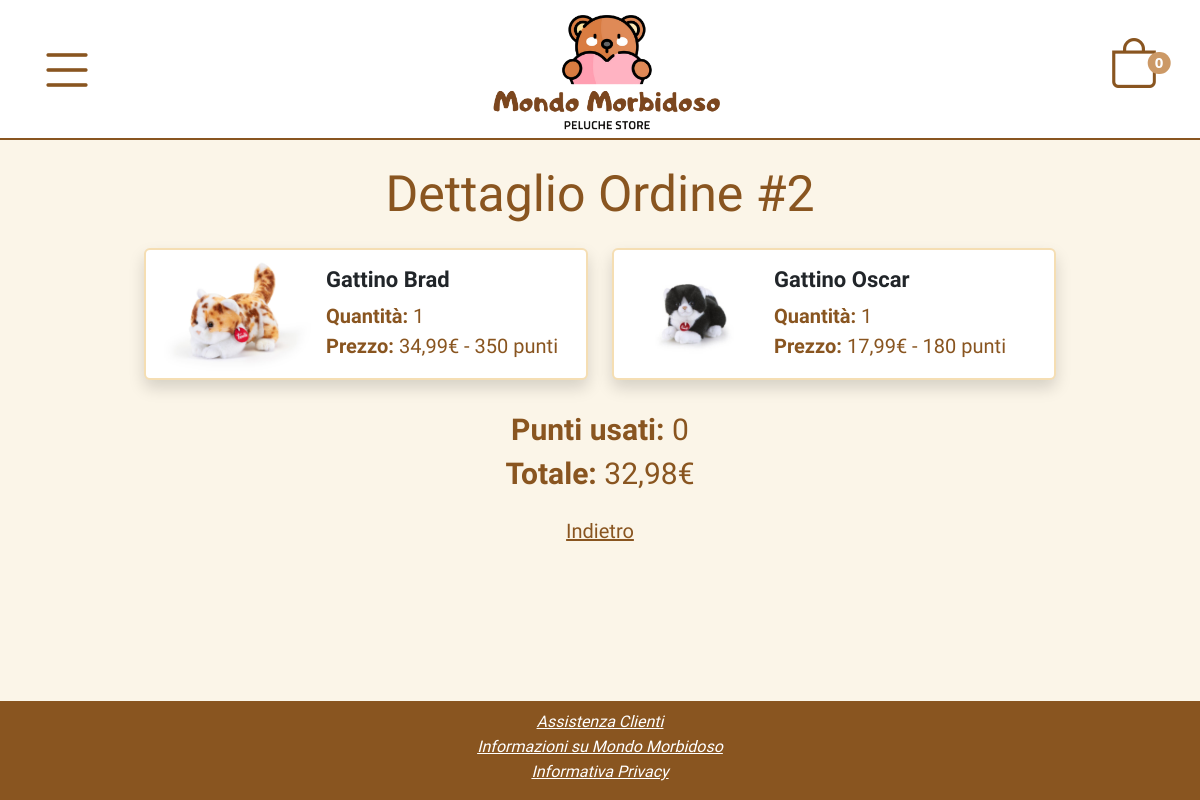
The page /php/dettaglioOrdine.php?id=2 on the database as committed earlier.
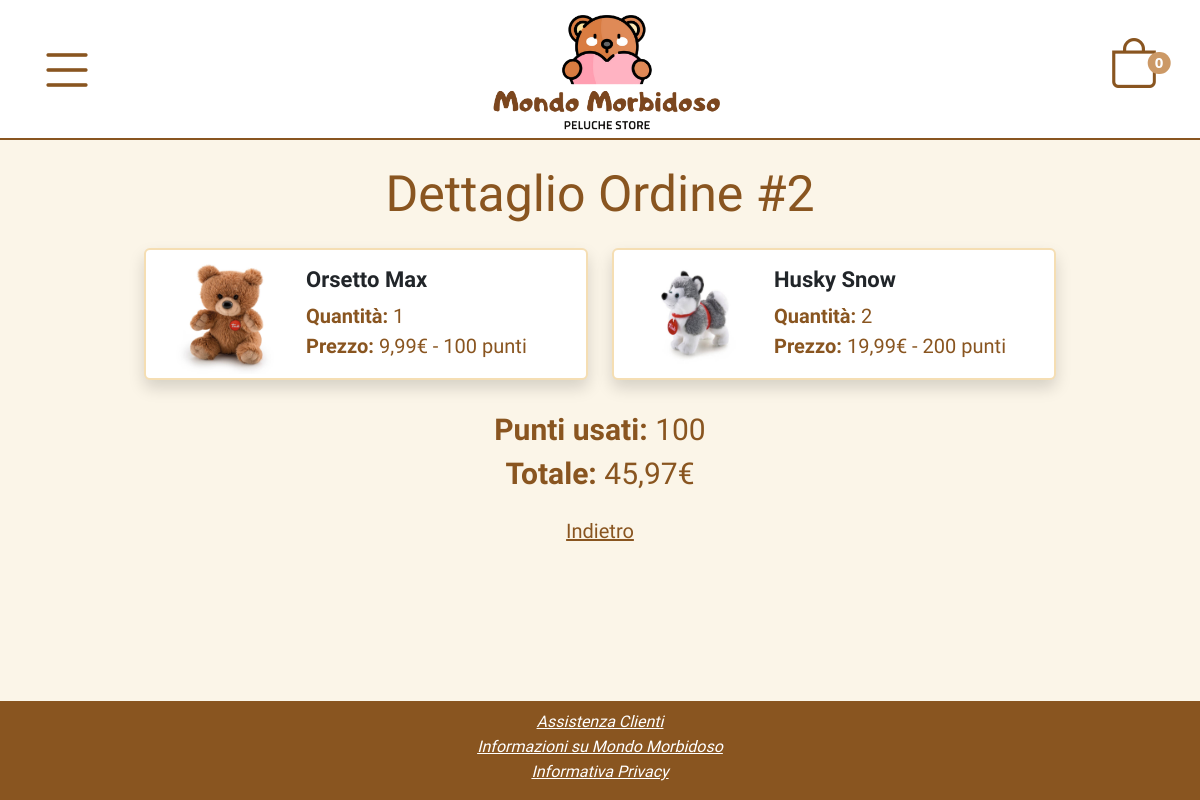
The same page on the database as committed later.
### tables this page shows
create table ORDINE (
     Id_ordine INT not null auto_increment,
     Data_effettuazione DATE not null,
     Prezzo_finale DECIMAL(10,2) not null,
     Punti_usati INT not null,
     Stato ENUM('In lavorazione', 'Spedito', 'Consegnato') not null,
     Id_spedizione INT not null,
     E_mail VARCHAR(100) not null,
     primary key (Id_ordine),
     foreign key (Id_spedizione) references METODO_DI_SPEDIZIONE (Id_spedizione),
     foreign key (E_mail) references UTENTE (E_mail) ON UPDATE CASCADE);

create table prodotto_ordinato (
     Id_ordine INT not null,
     Id_prodotto INT not null,
     Quantita INT not null,
     primary key (Id_ordine, Id_prodotto),
     foreign key (Id_prodotto) references PRODOTTO (Id_prodotto) ON DELETE CASCADE,
     foreign key (Id_ordine) references ORDINE (Id_ordine) ON DELETE CASCADE);

create table PRODOTTO (
     Id_prodotto INT not null auto_increment,
     Nome VARCHAR(100) not null,
     Descrizione TEXT not null,
     Immagine VARCHAR(255) not null,
     Grandezza VARCHAR(50) not null,
     Scorta INT not null,
     Prezzo DECIMAL(10,2) not null,
     Prezzo_punti INT not null,
     Nome_categoria VARCHAR(50) not null,
     attivo BOOLEAN not null default 1,
     primary key (Id_prodotto),
     foreign key (Nome_categoria) references CATEGORIA (Nome_categoria) ON DELETE CASCADE);

### php/dettaglioOrdine.php (called while the page is built, shortened)
<?php
require_once("bootstrap.php");
$templateParams["titolo"] = "Mondo Morbidoso - Dettaglio Ordine";
$templateParams["nome"] = "dettaglioOrdineC.php";
$templateParams["categorie"] = $dbhost->getCategories();
$numeroprodotti = $dbhost->getNumberCartProducts($_SESSION["utente"]);
$templateParams["carrello"] = $dbhost->getCartProducts($_SESSION["utente"]);
if(isset($_GET["id"])) {
    $idordine = $_GET["id"];
}
$ordine = $dbhost->getOrderById($idordine);
$templateParams["prodottiordinati"] = $dbhost->getOrderedProducts($idordine);
require '../template/base.php';
?>

### utilities/functions.php (called while the page is built, shortened)
<?php
function getFormattedPrice($price) {
    return number_format($price, 2, ',', '.') . '€';
}
function isAdminLoggedIn() {
    return isset($_SESSION['utente']) && isset($_SESSION['admin']) && $_SESSION['admin'];
}
?>

### db/database.php (called while the page is built, shortened)
<?php
class DatabaseHelper {
    private $db;
    public function __construct($servername, $username, $password, $dbname, $port) {
        $this->db = new mysqli($servername, $username, $password, $dbname, $port);
    }
    public function getCategories() {
        $stmt = $this->db->prepare("SELECT * FROM categoria");
        $stmt->execute();
        $result = $stmt->get_result();
        return $result->fetch_all(MYSQLI_ASSOC);
    }
    public function getCartProducts($email) {
        $query = "SELECT c.E_mail, c.Id_prodotto, c.Quantita, p.Nome, p.Immagine, p.Scorta, p.Prezzo, p.Prezzo_punti FROM carrello c, prodotto p WHERE c.E_mail=? AND c.Id_prodotto = p.Id_prodotto";
        $stmt = $this->db->prepare($query);
        $stmt->bind_param('s', $email);
        $stmt->execute();
        $result = $stmt->get_result();
        return $result->fetch_all(MYSQLI_ASSOC);
    }
    public function getNumberCartProducts($email) {
        $query = "SELECT SUM(Quantita) AS numeroprodotti FROM carrello WHERE E_mail = ?";
        $stmt = $this->db->prepare($query);
        $stmt->bind_param("s", $email);
        $stmt->execute();
        $result = $stmt->get_result();
        $row = $result->fetch_assoc();
        return $row["numeroprodotti"] !== NULL ? $row["numeroprodotti"] : 0;
    }
    public function getOrderById($idordine) {
        $query = "SELECT * FROM ordine WHERE Id_ordine = ?";
        $stmt = $this->db->prepare($query);
        $stmt->bind_param('i', $idordine);
        $stmt->execute();
        $result = $stmt->get_result();
        return $result->fetch_assoc();
    }
    public function getOrderedProducts($idordine) {
        $query = "SELECT po.Id_prodotto, po.Quantita, p.Nome, p.Immagine, p.Prezzo, p.Prezzo_punti FROM prodotto_ordinato po, prodotto p WHERE Id_ordine = ? AND po.Id_prodotto = p.Id_prodotto";
        $stmt = $this->db->prepare($query);
        $stmt->bind_param('i', $idordine);
        $stmt->execute();
        $result = $stmt->get_result();
        return $result->fetch_all(MYSQLI_ASSOC);
    }
}
?>

### php/bootstrap.php (called while the page is built, shortened)
<?php
require_once("../utilities/functions.php");
require_once("../db/database.php");
$dbhost = new DatabaseHelper("localhost", "root", "", "morbidoso", 3306);
?>

### template/dettaglioOrdineC.php (the view)
<div class="container mt-4 ps-4 pe-4 cont-order">
    <h1 class="title mb-0">Dettaglio Ordine #<?php echo $ordine["Id_ordine"] ?></h1>
    <div class="row mt-4">
        <?php foreach($templateParams["prodottiordinati"] as $prodotto): ?>
            <div class="col-12 col-md-6 mb-3">
                <div class="card shadow card-border d-flex">
                    <div class="card-body d-flex align-items-center ps-0 pt-1 pb-1">
                        <img class="img-fluid" src="<?php echo IMG_DIR.$prodotto["Immagine"]; ?>" alt=""/>
                        <div>
                            <h3 class="text text-start fw-bold"><?php echo $prodotto["Nome"]; ?></h3>
                            <p class="text text-start mb-0"><strong>Quantità: </strong><?php echo $prodotto["Quantita"]; ?></p>
                            <p class="text text-start mb-0"><strong>Prezzo: </strong><?php echo getFormattedPrice($prodotto["Prezzo"]) . ' - ' . $prodotto["Prezzo_punti"]; ?> punti</p>
                        </div>
                    </div>
                </div>
            </div>
        <?php endforeach; ?>
    </div>
    <h2 class="text mt-3"><strong>Punti usati: </strong><?php echo $ordine['Punti_usati']; ?></h2>
    <h2 class="text"><strong>Totale: </strong><?php echo getFormattedPrice($ordine['Prezzo_finale']); ?></h2>
    <div class="text-center mt-4">
        <a href="../php/ordini.php" class="text back">Indietro</a>
    </div>
</div>

### template/base.php (shortened to what this page needs)
<!DOCTYPE html>
<html lang="it">
<head>
    <link href="https://cdn.jsdelivr.net/npm/bootstrap@5.3.3/dist/css/bootstrap.min.css" rel="stylesheet">
    <link href="https://cdn.jsdelivr.net/npm/bootstrap-icons/font/bootstrap-icons.css" rel="stylesheet">
    <link rel="stylesheet" type="text/css" href="../css/style.css?v=117" />
</head>
<body>
    <header>
        <button class="btn" type="button" data-bs-toggle="offcanvas" data-bs-target="#offcanvasLeft" aria-controls="offcanvasLeft">
            <span class="bi bi-list" aria-hidden="true"></span>
        </button>
        <a href="../php/index.php">
            <img src="../utilities/logo/logopeluche.png" alt="Logo"/>
        </a>
        <?php if(isAdminLoggedIn()): ?>
            <a href="../php/account.php" class="btn position-relative user pe-3 ps-1 button-empty">
                <span class="bi bi-person" aria-hidden="true"></span>
                <span class="position-absolute top-50 start-60 translate-middle badge rounded-pill user-badge">
                    <?php echo $nuovenotificheadmin ?>
                </span>
            </a>
        <?php else: ?>
            <?php $currentPage = basename($_SERVER['PHP_SELF']); ?>
            <?php if($currentPage === "carrello.php"): ?>
                <a href="../php/carrello.php" class="btn position-relative cart pe-3 ps-1">
                    <span class="bi bi-bag" aria-hidden="true"></span>
                    <span class="position-absolute top-50 start-75 translate-middle badge rounded-pill cart-badge">
                        <?php echo $numeroprodotti ?>
                    </span>
                </a>
            <?php else: ?>
                <button class="btn position-relative cart pe-3 ps-1" data-bs-toggle="offcanvas" data-bs-target="#offcanvasRight" aria-controls="offcanvasRight">
                    <span class="bi bi-bag" aria-hidden="true"></span>
                    <span class="position-absolute top-50 start-75 translate-middle badge rounded-pill cart-badge">
                        <?php echo $numeroprodotti ?>
                    </span>
                </button>
            <?php endif; ?>
        <?php endif; ?>
    </header>
    <main>
        <?php
        require($templateParams["nome"]);
        ?>
    </main>
    <footer class="pt-2 pb-3 mt-4">
        <a href="../php/assistenza.php">Assistenza Clienti</a><br>
        <a href="../php/informazioni.php">Informazioni su Mondo Morbidoso</a><br>
        <a href="../php/privacy.php">Informativa Privacy</a>
    </footer>
</body>
</html>

### css/style.css (style rules this page uses)
html, body { height: 100%; margin: 0; }
body { background-color: rgb(245, 222, 179, 0.3); display: flex; flex-direction: column; }
.text { font-family: 'Quicksand', sans-serif; font-size: 16px; text-align: center; }
.title { font-family: 'Chewy', sans-serif; text-align: center; color: rgb(137, 85, 32); font-size: 35px; }
.card-border { border: 2px solid rgb(245, 222, 179); }
header { padding-top: 3px; background-color: white; height: 115px; display: flex; align-items: center; justify-content: space-between; border-bottom: 2px solid rgb(137, 85, 32); padding-bottom: 3px; }
.bi-list { color: rgb(137, 85, 32); font-size: 50px; }
header > a { height: 100%; }
header > a > img { height: 100%; width: auto; }
.bi-bag { color: rgb(137, 85, 32); font-size: 40px; }
.cart { height: 70%; }
.cart-badge { font-size: 12px; padding: 6% 10%; background-color: rgb(204, 153, 102); }
main { margin-bottom: 5%; flex: 1; }
main p { color: rgb(137, 85, 32) }
.container-login a:first-child:hover, .back, .bi-eye-slash, .bi-eye { color: rgb(137, 85, 32); }
.cont-tracking h3, .cont-reviews h3, .cont-order h3 { font-size: 18px; }
.cont-order img { height: 100px; width: auto; }
.cont-order h2 { font-size: 25px; color: rgb(137, 85, 32); }
footer { background-color: rgb(137, 85, 32); text-align: center; }
footer > a { font-size: 14px; color: white; font-family: 'Quicksand', sans-serif; text-align: center; font-style: italic; }
@media screen and (min-width: 768px) { .title { font-size: 50px; } }
@media screen and (min-width: 768px) { .text { font-size: 20px; } }
@media screen and (min-width: 768px) { header { height: 140px; } }
@media screen and (min-width: 768px) { header button:first-child { margin-left: 2%; } }
@media screen and (min-width: 768px) { .bi-list { font-size: 60px; } }
@media screen and (min-width: 768px) { .bi-person, .bi-bag, header h4 { font-size: 50px; } }
@media screen and (min-width: 768px) { .user-badge, .cart-badge { font-size: 15px; padding: 5% 10%; } }
@media screen and (min-width: 768px) { header .cart { margin-right: 2%; margin-bottom: 1%; } }
@media screen and (min-width: 768px) { .cont-accounts, .cont-reviews, .cont-order { width: 80%; } }
@media screen and (min-width: 768px) { .cont-tracking h3, .cont-tracking .card-tracking p, .cont-order h3 { font-size: 22px; } }
@media screen and (min-width: 768px) { .cont-order img { height: 120px; } }
@media screen and (min-width: 768px) { .cont-order h2 { font-size: 30px; } }
@media screen and (min-width: 768px) { footer > a { font-size: 16px; } }

Rows that differ between the two databases and show on the page:
removed prodotto_ordinato: Id_prodotto.Immagine (picture), Id_prodotto.Nome "Gattino Brad", Quantita "1", Id_prodotto.Prezzo "34,99€", Id_prodotto.Prezzo_punti "350"
removed prodotto_ordinato: Id_prodotto.Immagine (picture), Id_prodotto.Nome "Gattino Oscar", Quantita "1", Id_prodotto.Prezzo "17,99€", Id_prodotto.Prezzo_punti "180"
changed ordine id 2: Punti_usati "0" → "100"; Prezzo_finale "32,98€" → "45,97€"
added prodotto_ordinato: Id_prodotto.Immagine (picture), Id_prodotto.Nome "Orsetto Max", Quantita "1", Id_prodotto.Prezzo "9,99€", Id_prodotto.Prezzo_punti "100"
added prodotto_ordinato: Id_prodotto.Immagine (picture), Id_prodotto.Nome "Husky Snow", Quantita "2", Id_prodotto.Prezzo "19,99€", Id_prodotto.Prezzo_punti "200"
